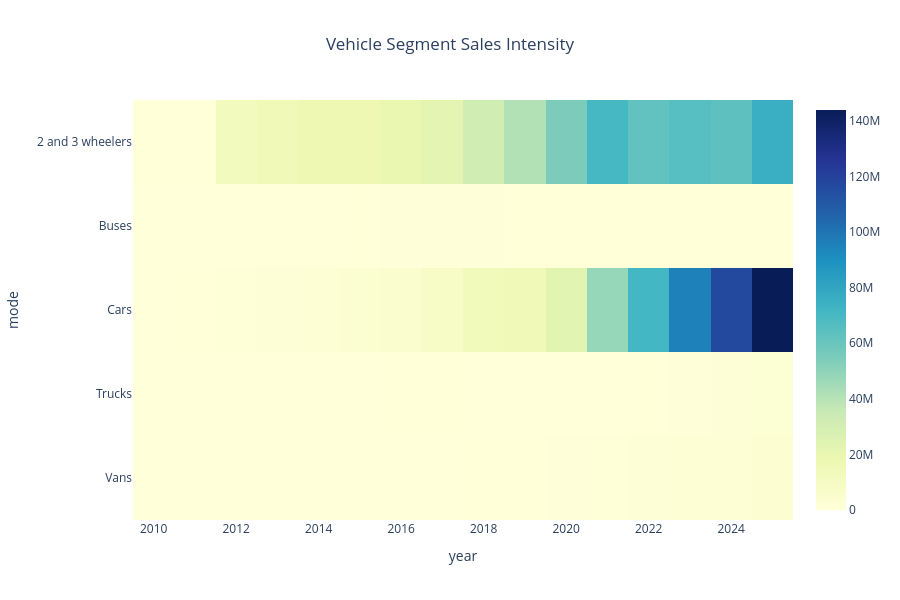

Write notebook code for a chart like this one.
### Code cell
heatmap_data = (

    market_df

    .groupby(

        ["mode","year"]

    )["value"]

    .sum()

    .reset_index()

)

heatmap = heatmap_data.pivot(

    index="mode",

    columns="year",

    values="value"

)

fig = px.imshow(

    heatmap,

    aspect="auto",

    color_continuous_scale="YlGnBu",

    title="Vehicle Segment Sales Intensity"

)

fig.update_layout(

    title_x=0.5,

    height=600

)

fig.show()

### Figure 1 — Plotly figure (JSON) as saved in the notebook; plotly's stock layout.template omitted (floating-point values rounded to 4 significant figures)
{"data": [{"coloraxis": "coloraxis", "hovertemplate": "year: %{x}<br>mode: %{y}<br>color: %{z}<extra></extra>", "name": "0", "type": "heatmap", "x": [2010, 2011, 2012, 2013, 2014, 2015, 2016, 2017, 2018, 2019, 2020, 2021, 2022, 2023, 2024, 2025], "xaxis": "x", "y": ["2 and 3 wheelers", "Buses", "Cars", "Trucks", "Vans"], "yaxis": "y", "z": [[331800.0, 246000.0, 12470000.0, 14430000.0, 17250000.0, 16930000.0, 19180000.0, 22330000.0, 31720000.0, 41190000.0, 54530000.0, 70580000.0, 62480000.0, 65520000.0, 63580000.0, 75440000.0], [6942.0, 4032.0, 12670.0, 24220.0, 62320.0, 344400.0, 511200.0, 537200.0, 522700.0, 453700.0, 379300.0, 320700.0, 382200.0, 318800.0, 423000.0, 484900.0], [55530.0, 359000.0, 860700.0, 1503000.0, 2369000.0, 3716000.0, 5495000.0, 8403000.0, 13780000.0, 14940000.0, 23060000.0, 48120000.0, 71500000.0, 95450000.0, 116900000.0, 143900000.0], [342.0, 888.0, 202.0, 272.0, 428.0, 102400.0, 278800.0, 426500.0, 222700.0, 159500.0, 104800.0, 222800.0, 437900.0, 637700.0, 1291000.0, 2691000.0], [10170.0, 28540.0, 95900.0, 100900.0, 100500.0, 120800.0, 134700.0, 177400.0, 256900.0, 313100.0, 525400.0, 968600.0, 1523000.0, 2160000.0, 2260000.0, 3322000.0]]}], "layout": {"coloraxis": {"colorscale": [[0, "rgb(255,255,217)"], [0.125, "rgb(237,248,177)"], [0.25, "rgb(199,233,180)"], [0.375, "rgb(127,205,187)"], [0.5, "rgb(65,182,196)"], [0.625, "rgb(29,145,192)"], [0.75, "rgb(34,94,168)"], [0.875, "rgb(37,52,148)"], [1, "rgb(8,29,88)"]]}, "height": 600, "title": {"text": "Vehicle Segment Sales Intensity", "x": 0.5}, "xaxis": {"anchor": "y", "domain": [0, 1], "title": {"text": "year"}}, "yaxis": {"anchor": "x", "autorange": "reversed", "domain": [0, 1], "title": {"text": "mode"}}}}
